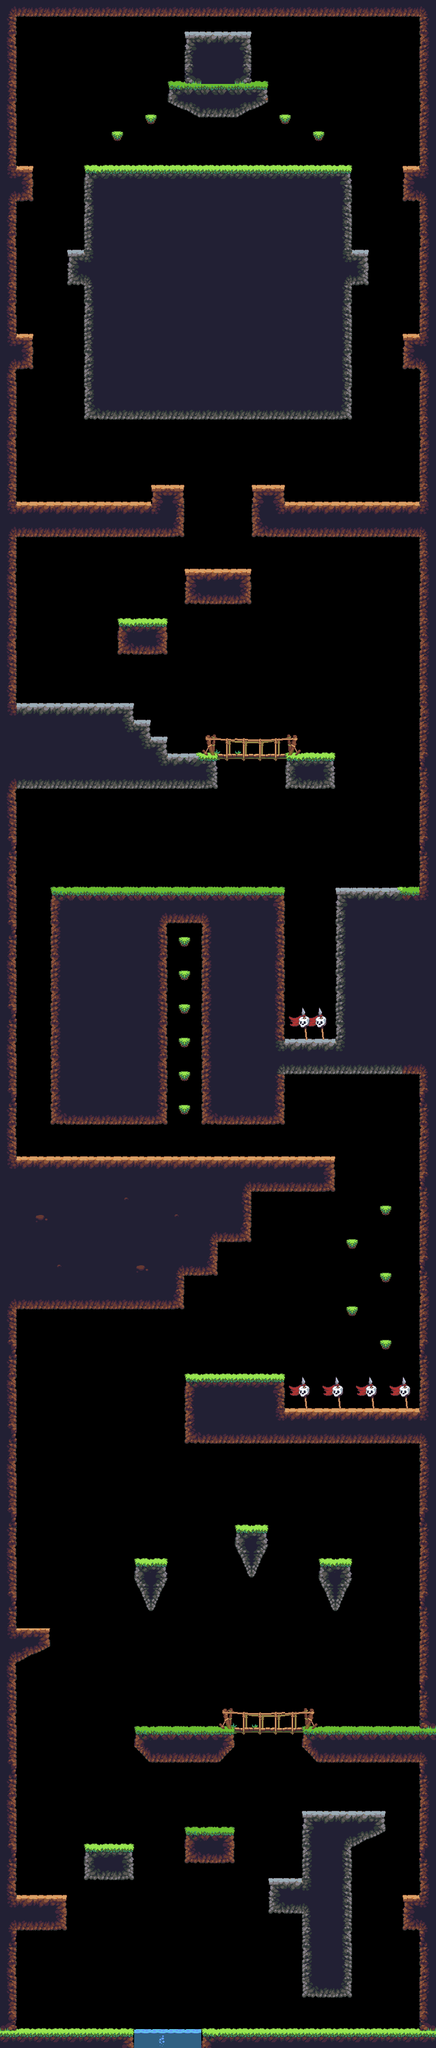

Tiled map render using the project's own tile images. Description and the map definition, with tile-layer contents summarised, below:
An orthogonal 26x122 tile map with 32x32 px tiles, 3 tile layers (back, map, front), 3 tilesets and 139 objects.

<map version="1.0" orientation="orthogonal" renderorder="right-down" width="26" height="122" tilewidth="32" tileheight="32" nextobjectid="160">
 <tileset firstgid="1" name="Jungle_terrain" tilewidth="32" tileheight="32" tilecount="420" columns="28">
  <image source="Jungle_terrain.png" width="896" height="480" />
 </tileset>
 <tileset firstgid="421" name="objects" tilewidth="32" tileheight="32" tilecount="91" columns="13">
  <image source="objects.PNG" width="416" height="224" />
 </tileset>
 <tileset firstgid="512" name="triggers" tilewidth="32" tileheight="32" tilecount="6" columns="6">
  <image source="triggers.png" width="192" height="32" />
  <tile id="0">
   <properties>
    <property name="player" value="yes" />
   </properties>
  </tile>
  <tile id="1">
   <properties>
    <property name="enemy" value="yes" />
   </properties>
  </tile>
  <tile id="2">
   <properties>
    <property name="exit" value="yes" />
   </properties>
  </tile>
  <tile id="3">
   <properties>
    <property name="reverse" value="yes" />
   </properties>
  </tile>
 </tileset>
 <layer name="back" width="26" height="122">
  <data>[3172 cells, 41 non-empty, 23 distinct tile ids]</data>
 </layer>
 <layer name="map" width="26" height="122">
  <data>[3172 cells, 1456 non-empty, 99 distinct tile ids]</data>
 </layer>
 <layer name="front" width="26" height="122">
  <data>[3172 cells, 56 non-empty, 19 distinct tile ids]</data>
 </layer>
 <objectgroup color="#ff0000" name="triggers" visible="0">
  <object id="1" x="0" y="3872" width="254" height="38">
   <properties>
    <property name="blockers" value="tlrb" />
   </properties>
  </object>
  <object id="2" x="386" y="3872" width="446" height="43">
   <properties>
    <property name="blockers" value="tlrb" />
   </properties>
  </object>
  <object id="3" x="254" y="3874" width="132" height="39">
   <properties>
    <property name="death" value="yes" />
   </properties>
  </object>
  <object id="5" gid="512" x="61" y="3849" width="32" height="32" />
  <object id="7" x="0" y="-5" width="31" height="3880">
   <properties>
    <property name="blockers" value="tlrb" />
   </properties>
  </object>
  <object id="9" x="799" y="3" width="31" height="3872">
   <properties>
    <property name="blockers" value="tlrb" />
   </properties>
  </object>
  <object id="10" x="768" y="3615" width="33" height="63">
   <properties>
    <property name="blockers" value="tlrb" />
   </properties>
  </object>
  <object id="11" x="576" y="3520" width="95" height="288">
   <properties>
    <property name="blockers" value="tlrb" />
   </properties>
  </object>
  <object id="14" x="576" y="3456" width="158" height="33">
   <properties>
    <property name="blockers" value="tlrb" />
   </properties>
  </object>
  <object id="15" x="577" y="3491" width="147" height="8">
   <properties>
    <property name="blockers" value="tlrb" />
   </properties>
  </object>
  <object id="16" x="576" y="3501" width="131" height="6">
   <properties>
    <property name="blockers" value="tlrb" />
   </properties>
  </object>
  <object id="17" x="577" y="3507" width="114" height="6">
   <properties>
    <property name="blockers" value="tlrb" />
   </properties>
  </object>
  <object id="18" x="575" y="3513" width="105" height="6">
   <properties>
    <property name="blockers" value="tlrb" />
   </properties>
  </object>
  <object id="20" x="352" y="3488" width="94" height="64">
   <properties>
    <property name="blockers" value="tlrb" />
   </properties>
  </object>
  <object id="21" x="160" y="3520" width="94" height="63">
   <properties>
    <property name="blockers" value="tlrb" />
   </properties>
  </object>
  <object id="22" x="29" y="3104" width="66" height="32">
   <properties>
    <property name="blockers" value="tlrb" />
   </properties>
  </object>
  <object id="23" x="25" y="3136" width="69" height="3">
   <properties>
    <property name="blockers" value="tlrb" />
   </properties>
  </object>
  <object id="24" x="28" y="3139" width="62" height="2">
   <properties>
    <property name="blockers" value="tlrb" />
   </properties>
  </object>
  <object id="25" x="28" y="3141" width="59" height="3">
   <properties>
    <property name="blockers" value="tlrb" />
   </properties>
  </object>
  <object id="26" x="24" y="3144" width="59" height="2">
   <properties>
    <property name="blockers" value="tlrb" />
   </properties>
  </object>
  <object id="28" x="25" y="3146" width="53" height="3">
   <properties>
    <property name="blockers" value="tlrb" />
   </properties>
  </object>
  <object id="29" x="26" y="3149" width="46" height="3">
   <properties>
    <property name="blockers" value="tlrb" />
   </properties>
  </object>
  <object id="31" x="27" y="3152" width="38" height="2">
   <properties>
    <property name="blockers" value="tlrb" />
   </properties>
  </object>
  <object id="32" x="22" y="3154" width="36" height="2">
   <properties>
    <property name="blockers" value="tlrb" />
   </properties>
  </object>
  <object id="33" x="25" y="3156" width="29" height="3">
   <properties>
    <property name="blockers" value="tlrb" />
   </properties>
  </object>
  <object id="34" x="25" y="3159" width="22" height="5">
   <properties>
    <property name="blockers" value="tlrb" />
   </properties>
  </object>
  <object id="35" x="23" y="3164" width="17" height="4">
   <properties>
    <property name="blocker" value="tlrb" />
   </properties>
  </object>
  <object id="36" x="255" y="3296" width="547" height="32">
   <properties>
    <property name="blockers" value="tlrb" />
   </properties>
  </object>
  <object id="39" x="257" y="3328" width="190" height="6">
   <properties>
    <property name="blockers" value="tlrb" />
   </properties>
  </object>
  <object id="40" x="263" y="3335" width="179" height="5">
   <properties>
    <property name="blockers" value="tlrb" />
   </properties>
  </object>
  <object id="41" x="269" y="3341" width="166" height="6">
   <properties>
    <property name="blockers" value="tlrb" />
   </properties>
  </object>
  <object id="42" x="276" y="3348" width="151" height="6">
   <properties>
    <property name="blockers" value="tlrb" />
   </properties>
  </object>
  <object id="43" x="283" y="3355" width="139" height="5">
   <properties>
    <property name="blockers" value="tlrb" />
   </properties>
  </object>
  <object id="44" x="578" y="3329" width="226" height="9">
   <properties>
    <property name="blockers" value="tlrb" />
   </properties>
  </object>
  <object id="45" x="588" y="3339" width="213" height="8">
   <properties>
    <property name="blockers" value="tlrb" />
   </properties>
  </object>
  <object id="47" x="596" y="3348" width="214" height="5">
   <properties>
    <property name="blockers" value="tlrb" />
   </properties>
  </object>
  <object id="48" x="602" y="3354" width="209" height="6">
   <properties>
    <property name="blockers" value="tlrb" />
   </properties>
  </object>
  <object id="50" x="724" y="3489" width="10" height="3">
   <properties>
    <property name="blockers" value="tlrb" />
   </properties>
  </object>
  <object id="51" x="724" y="3492" width="6" height="3">
   <properties>
    <property name="blockers" value="tlrb" />
   </properties>
  </object>
  <object id="52" gid="515" x="227" y="3297" width="32" height="32" />
  <object id="53" gid="515" x="799" y="3299" width="32" height="32" />
  <object id="54" gid="513" x="758" y="3296" width="32" height="32" />
  <object id="55" x="256" y="2976" width="64" height="32">
   <properties>
    <property name="blockers" value="tlrb" />
   </properties>
  </object>
  <object id="56" x="257" y="3008" width="62" height="7">
   <properties>
    <property name="blockers" value="tlrb" />
   </properties>
  </object>
  <object id="58" x="260" y="3016" width="56" height="7">
   <properties>
    <property name="blockers" value="tlrb" />
   </properties>
  </object>
  </objectgroup>
</map>
<!-- 94 of 139 objects omitted -->
